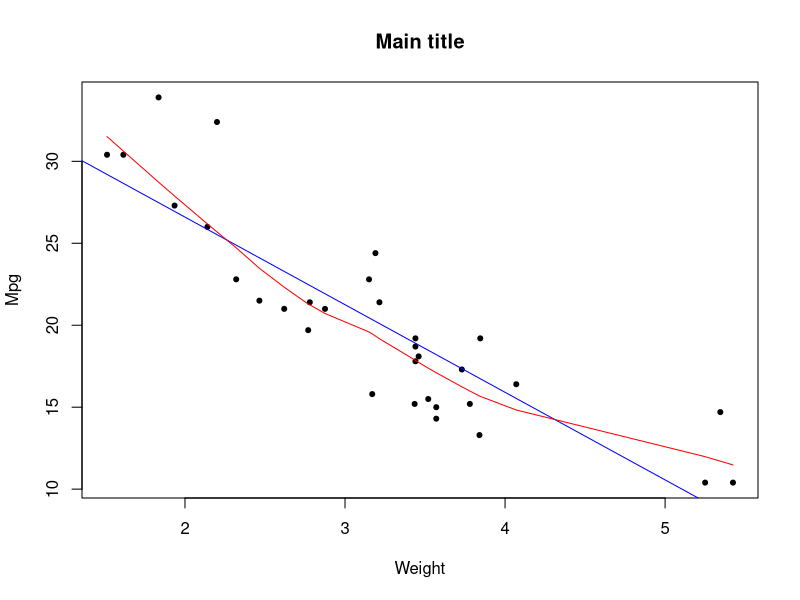
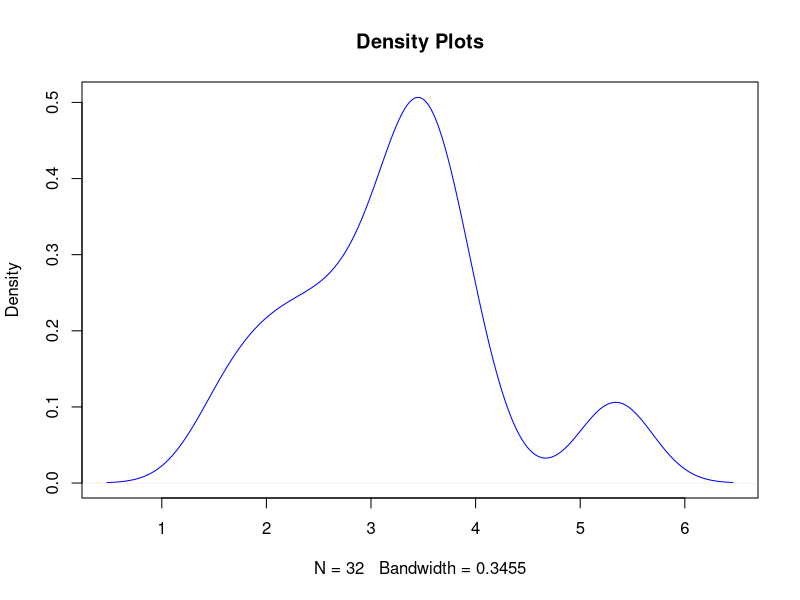

Generate these figures, in order, with R:
dataset <- mtcars

View(dataset)

x <- mtcars$wt
y <- mtcars$mpg

plot(x,y, main = "Main title",
     xlab = "Weight", ylab = "Mpg",
     pch = 20)

abline(lm(y ~x, data = mtcars), col = "blue")

lines(lowess(x, y), col = "red")

#Create a density plot for mpg with a blue line
plot(density(mtcars$wt), col = "blue", main = "Density Plots")
